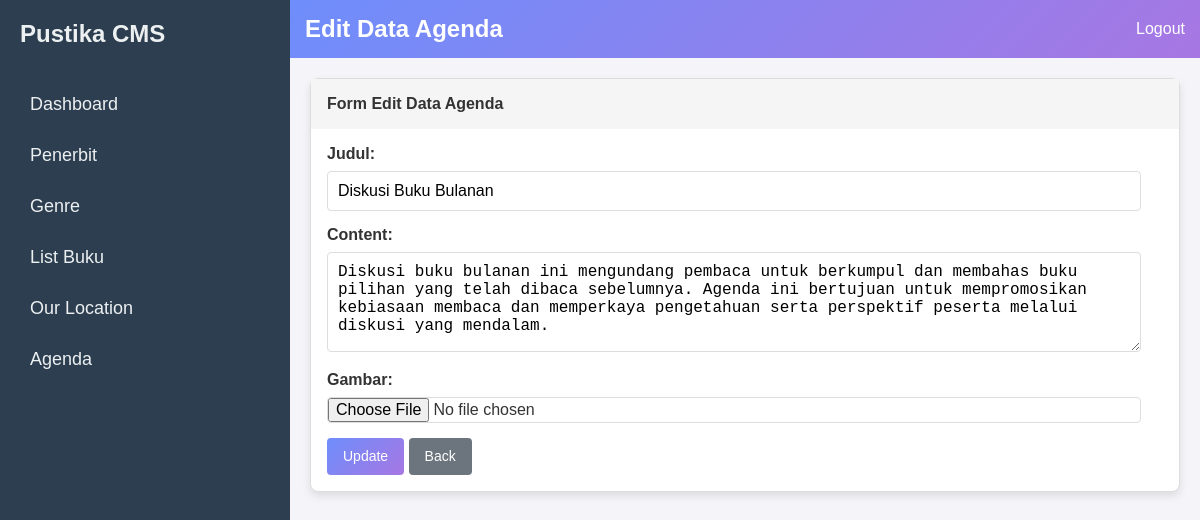
The page /admin-agenda/edit/4 (signed in) on the database its author committed.
### tables this page shows
CREATE TABLE `agenda` (
  `id` int NOT NULL AUTO_INCREMENT,
  `gambar` varchar(255) DEFAULT NULL,
  `title` varchar(255) DEFAULT NULL,
  `description` text,
  `created_at` timestamp NULL DEFAULT CURRENT_TIMESTAMP,
  PRIMARY KEY (`id`)
);

### Core/ResponseFactory.php (called while the page is built, shortened)
<?php
class ResponseFactory
{
    public static function view($config, $templates, $data = []): Response
    {
        extract($data);
        if (is_array($templates)) {
            foreach ($templates as $template) {
                include $config::VIEW_PATH . str_replace('.', DIRECTORY_SEPARATOR, $template) . '.php';
            }
        } else {
            include $config::VIEW_PATH . str_replace('.', DIRECTORY_SEPARATOR, $templates) . '.php';
        }
        $content = ob_get_clean();
        if (isset($data['layout'])) {
            $layoutPath = $config::VIEW_PATH . 'layouts/' . $data['layout'] . '.php';
            if (file_exists($layoutPath)) {
                $responseContent = ob_get_clean();
            } else {
                $responseContent = $content;
            }
        } else {
            $responseContent = $content;
        }
        return new Response($responseContent, [
            'Content-Type' => 'text/html'
        ], 200);
    }
}

### Core/helpers.php (called while the page is built, shortened)
<?php
if (!function_exists('view')) {
    function view($views, $data = [], $layout = null)
    {
        $data['layout'] = $layout;
        return ResponseFactory::view(app()->getConfig(), $views, $data);
    }
}
if (!function_exists('app')) {
    function app()
    {
        return Pustika::getInstance();
    }
}

### App/Controllers/AdminAgendaController.php (called while the page is built, shortened)
<?php
class AdminAgendaController
{
    protected $agendaModel;
    public function __construct()
    {
        $this->agendaModel = new Agenda();
    }
    public function edit(Request $request, $id)
    {
        $agenda = $this->agendaModel->find($id);
        $data = [
            'user' => auth(),
            'csrfToken' => Security::getCsrfToken(),
            'agenda' => $agenda,
        ];
        return view('admin/agenda/edit', $data, 'admin');
    }
}

### Core/Router.php (called while the page is built, shortened)
<?php
class Router
{
    protected $config;
    public function __construct($config)
    {
        $this->config = $config;
    }
    public function handle(Request $request): Response
    {
        $uri = $request->server('REQUEST_URI');
        $uri = str_replace($this->config::BASE_URL, "", $uri);
        $args = explode('/', trim($uri, '/'));
        if (1 === count($args)) {
            $controller = $this->config::DEFAULT_CONTROLLER;
            $method = array_shift($args) ?: $this->config::ACTION_INDEX;
        } else {
            $controller = array_shift($args);
            $method = array_shift($args);
        }
        $method = explode('?', $method, 2)[0];
        $controller = $this->convertToCamelCase($controller);
        $method = $this->convertToStudlyCaps($method);
        return $this->run($controller, $method, $args, $request);
    }
    protected function convertToCamelCase($value): string
    {
        return str_replace(' ', '', ucwords(str_replace('-', ' ', $value)));
    }
    protected function convertToStudlyCaps($value): string
    {
        return lcfirst($this->convertToCamelCase($value));
    }
    protected function run($controller, $method, $args, Request $request): Response
    {
        array_unshift($args, $request);
        $class = $this->config::CONTROLLER_NAMESPACE."\\{$controller}Controller";
        if (class_exists($class) && is_callable($toCall = [new $class, $method])) {
            $result = call_user_func_array($toCall, $args);
        } else {
            $class = $this->config::CONTROLLER_NAMESPACE.'\\'.$this->config::DEFAULT_CONTROLLER.'Controller';
            $result = call_user_func([new $class, $this->config::ACTION_404], $request);
        }
        return $result;
    }
}

### public/index.php (called while the page is built, shortened)
<?php
require_once dirname(__DIR__) . '/Core/helpers.php';
$app = Core\Pustika::getInstance(App\Config::class);

### Core/Database.php (called while the page is built, shortened)
<?php
final class Database
{
    private static $conn = null;
    public static function getConnection()
    {
        if (is_null(self::$conn)) {
            $c = app()->getConfig()::DB_CONFIG;
            $dsn = "mysql:host={$c['host']};dbname={$c['dbname']};";
            if (isset($c['port'])) {
                $dsn .= "port={$c['port']};";
            }
            self::$conn = new \PDO(
                $dsn,
                $c['username'],
                $c['password']
            );
            self::$conn->setAttribute(\PDO::ATTR_ERRMODE, \PDO::ERRMODE_EXCEPTION);
        }
        return self::$conn;
    }
}

### Core/Model.php (called while the page is built, shortened)
<?php
class Model
{
    protected $table = null;
    protected $key = "id";
    public function find($id, $columns = ['*'], $fetchStyle = \PDO::FETCH_BOTH)
    {
        $columns = implode(",", $columns);
        $stmt = Database::getConnection()
            ->prepare("SELECT $columns FROM $this->table WHERE $this->key=?");
        $stmt->execute([$id]);
        return $stmt->fetch($fetchStyle);
    }
}

### App/Views/admin/agenda/edit.php (the view, shortened to what this page needs)
<header class="header">
    <h1>Edit Data Agenda</h1>
    <div class="header-right">
        <a href="/auth/logout" onclick="return confirm('Apakah anda ingin logout?')" class="header-link">Logout</a>
    </div>
</header>
<div class="card">
    <div class="card-header">
        Form Edit Data Agenda
    </div>
    <div class="card-body">
        <form action="/admin-agenda/update/<?php echo htmlspecialchars(
            $agenda['id']
        ); ?>" method="POST" enctype="multipart/form-data">
            <label for="title">Judul:</label>
            <input type="text" id="title" name="title" placeholder="Judul" value="<?php echo htmlspecialchars(
                $agenda['title']
            ); ?>" required>
            <label for="description">Content:</label>
            <textarea id="description" name="description" placeholder="Deskripsi"><?php echo htmlspecialchars(
                $agenda['description']
            ); ?></textarea>
            <label for="gambar">Gambar:</label>
            <input type="file" id="gambar" name="gambar">
            <button type="submit" class="btn btn-sm btn-primary">Update</button>
            <a href="/admin-agenda/index" class="btn btn-sm btn-secondary">Back</a>
        </form>
    </div>
</div>

### public/assets/css/admin.css (style rules this page uses)
body, h1, h2, p { margin: 0; padding: 0; box-sizing: border-box; }
body { font-family: Arial, sans-serif; background-color: #f4f4f9; color: #333; display: flex; height: 100vh; margin: 0; }
.header { background: linear-gradient(135deg, #6e8efb, #a777e3); color: #fff; padding: 15px; display: flex; justify-content: space-between; align-items: center; }
.header h1 { font-size: 24px; }
.header-right { display: flex; }
.header-link { color: #fff; text-decoration: none; margin-left: 15px; font-size: 16px; }
.card { border: 1px solid #ddd; border-radius: 8px; box-shadow: 0 4px 8px rgba(0, 0, 0, 0.1); background-color: #fff; margin-bottom: 20px; }
.card-header { background-color: #f5f5f5; padding: 16px; font-size: 1em; font-weight: bold; position: relative; }
.card-body { padding: 16px; }
.btn { padding: 12px 24px; border: none; border-radius: 4px; cursor: pointer; font-size: 16px; display: inline-block; text-decoration: none; text-align: center; line-height: 1.5; transition: background-color 0.3s, box-shadow 0.3s; }
.btn-sm { padding: 8px 16px; font-size: 14px; }
.btn-primary { background: linear-gradient(135deg, #6e8efb, #a777e3); color: #fff; transition: background 0.3s ease; }
.btn-secondary { background-color: #6c757d; color: #fff; }
label { font-size: 16px; font-weight: bold; margin-bottom: 8px; display: block; }
input[type="text"], input[type="email"], input[type="password"], textarea, select, input[type="number"], input[type="file"] { width: calc(100% - 22px); padding: 10px; border: 1px solid #ddd; border-radius: 4px; margin-bottom: 15px; font-size: 16px; box-sizing: border-box; }
textarea { resize: vertical; min-height: 100px; }
input[type="file"] { padding: 0; border: 1px solid #ddd; font-size: 16px; }
button[type="submit"] { background-color: #6e8efb; color: #fff; }

### rows shown on the page
agenda: title "Diskusi Buku Bulanan", description "Diskusi buku bulanan ini mengundang pembaca untuk berkumpul dan membahas buku pilihan yang telah dibaca sebelumnya. Agenda ini bertujuan untuk mempromosikan kebiasaan membaca dan memperkaya pengetahuan serta perspektif peserta melalui diskusi yang mendalam."
